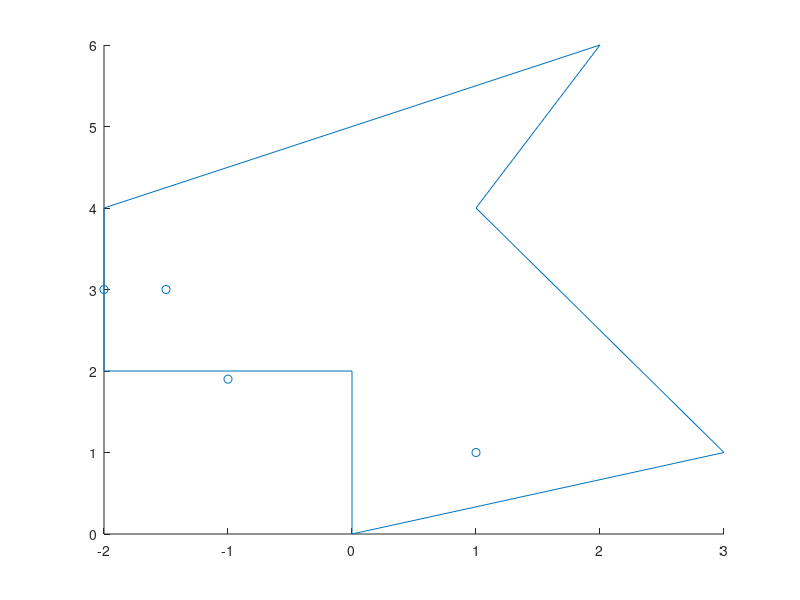

Recreate this plot in MATLAB. (Note: this script raises an error after producing the figure.)
corners = [[0,0]; [0,2]; [-2,2]; [-2, 4]; [2, 6]; [1,4]; [3,1]];
show_corner = [corners; corners(1,:)];

close all
figure
hold on 
plot(show_corner(:,1), show_corner(:,2))

points = [[1,1]; [-1.5,3]; [-1,1.9]; [-2,3]];
scatter(points(:,1), points(:,2))

map = ObstacleMap(corners);

[hits_wall, normal] = map.hit_wall([1,1])
[hits_wall, normal] = map.hit_wall([-1.5,3])
[hits_wall, normal] = map.hit_wall([-1,1.9])
[hits_wall, normal] = map.hit_wall([-2,3])

